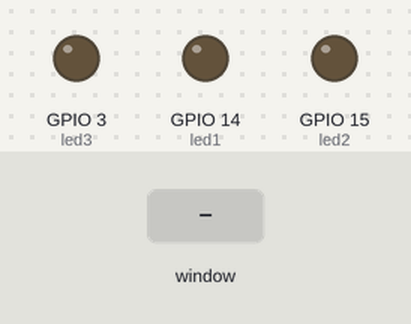
The program below on a simulated Raspberry Pi (BCM pin numbers). On the bench: output pins drawn as LEDs (lit = HIGH). The test bench sets the inputs (shaded band). The desktop window is not drawn, its controls go by their first labels and the mouse button is held 0.15 s. At 5.8 s the program stops and its outputs stay as they are.

Above: at 1.2 s.
1.3 s: control labelled "LED1" in the window clicked
At 2.5 s:
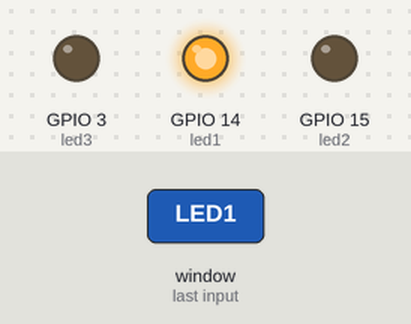
2.8 s: control labelled "LED2" in the window clicked
At 3.6 s:
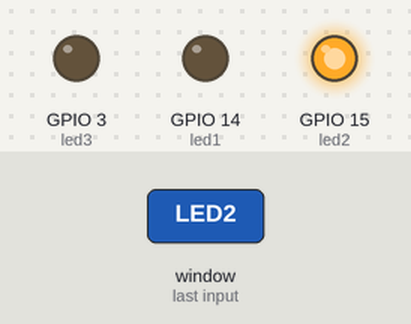
4.3 s: control labelled "LED3" in the window clicked
At 4.8 s:
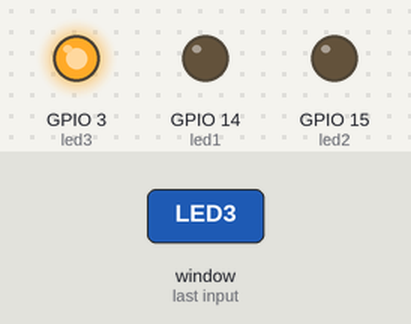
5.8 s: control labelled "Exit" in the window clicked
At 7.0 s:
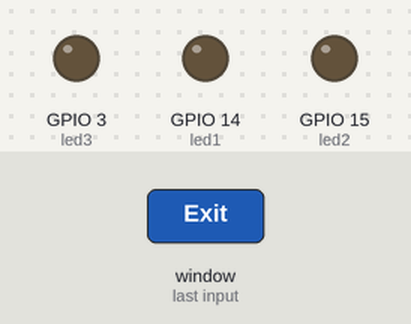
Timing chart, 0 to 7.3 s (numbered marks = the images above; inputs shaded):
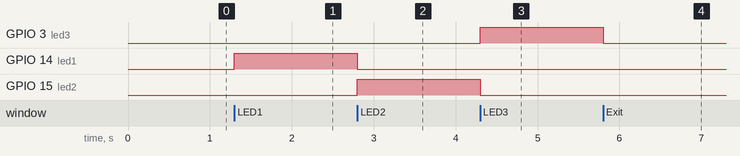

Measured:
- after the input at 1.3 s, GPIO 14 (led1): LOW → HIGH at once
- after the input at 2.8 s, GPIO 14 (led1): HIGH → LOW at once; GPIO 15 (led2): LOW → HIGH at once
- after the input at 4.3 s, GPIO 3 (led3): LOW → HIGH at once; GPIO 15 (led2): HIGH → LOW at once
- after the input at 5.8 s, GPIO 3 (led3): HIGH → LOW at once

The program:

gui.py
```python
from tkinter import *
import tkinter.font
from gpiozero import LED
import RPi.GPIO
RPi.GPIO.setmode(RPi.GPIO.BCM)

### HARDWARE DEFINITIONS ###
led1=LED(14)
led2=LED(15)
led3=LED(3)


### GUI DEFINITIONS ###
win = Tk()
win.title("LED Toggler")
myFont = tkinter.font.Font(family = 'Helvetica', size = 12, weight = "bold")
num=IntVar()

### Event Functions ###
def ledToggle():
    led1.off()
    led2.off()
    led3.off()
    if num.get()==1:
        led1.on()
    if num.get()==2:
        led2.on()
    if num.get()==3:
        led3.on()

def close():
    RPi.GPIO.cleanup()
    win.destroy()


### WIDGETS ###

# Button, triggers the connected command when it is pressed
ledButton1 = Radiobutton(win, text='LED1', font=myFont, command=ledToggle, bg='bisque2', variable=num, value=1)
ledButton1.grid(row=0,column=1)
ledButton2 = Radiobutton(win, text='LED2', font=myFont, command=ledToggle, bg='bisque2', variable=num, value=2)
ledButton2.grid(row=1,column=1)
ledButton3 = Radiobutton(win, text='LED3', font=myFont, command=ledToggle, bg='bisque2', variable=num, value=3)
ledButton3.grid(row=2,column=1)

exitButton = Button(win, text='Exit', font=myFont, command=close, bg='red', height=1, width=6)
exitButton.grid(row=3, column=1)

win.protocol("WM_DELETE_WINDOW", close) # cleanup GPIO when user closes window

win.mainloop() # Loops forever
```
